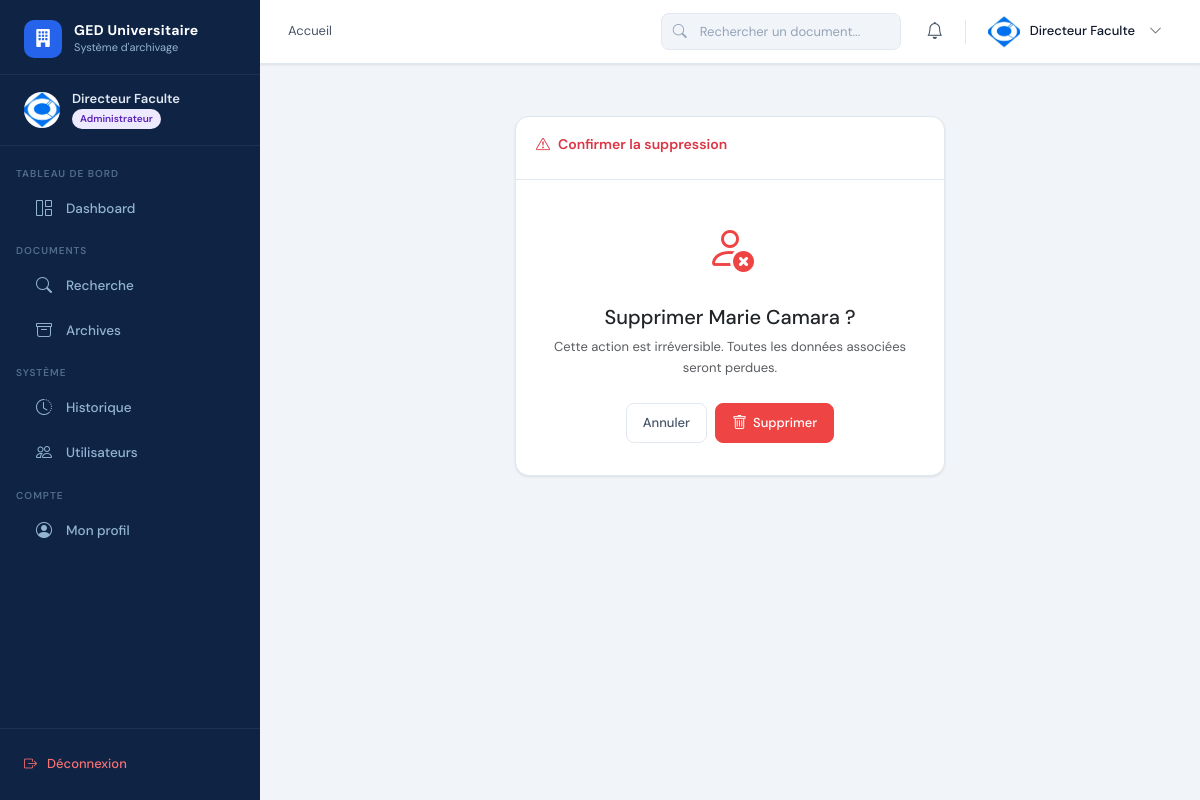
Screenshot of /utilisateurs/3/supprimer/ (signed in) with the database file from the repository.
### apps/accounts/models.py (models this page shows, shortened)
class User(AbstractUser):
    ROLE_CHOICES = [
        ('administrateur', 'Administrateur'),
        ('archiviste', 'Archiviste'),
    ]
    role = models.CharField(max_length=20, choices=ROLE_CHOICES, default='archiviste')
    photo = models.ImageField(upload_to='photos/', blank=True, null=True)
    telephone = models.CharField(max_length=20, blank=True)
    departement = models.CharField(max_length=100, blank=True)
    is_active = models.BooleanField(default=True)
    created_at = models.DateTimeField(auto_now_add=True)
    updated_at = models.DateTimeField(auto_now=True)
    def is_admin(self):
        return self.role == 'administrateur'
    class Meta:
        verbose_name = 'Utilisateur'
        verbose_name_plural = 'Utilisateurs'

### apps/accounts/views.py (the view)
# urls.py: path('utilisateurs/<int:pk>/supprimer/', views.supprimer_utilisateur, name='supprimer_utilisateur'),
@login_required
def supprimer_utilisateur(request, pk):
    if not request.user.is_admin():
        from django.core.exceptions import PermissionDenied
        raise PermissionDenied
    user = get_object_or_404(User, pk=pk)
    if request.method == 'POST':
        username = user.username
        user.delete()
        Historique.objects.create(utilisateur=request.user, action='suppression_utilisateur', description=f'Suppression du compte {username}')
        messages.success(request, 'Utilisateur supprimé.')
        return redirect('gestion_utilisateurs')
    return render(request, 'archiviste/utilisateur_confirm_delete.html', {'user_del': user})

### templates/archiviste/utilisateur_confirm_delete.html (shortened to what this page needs)
{% extends 'base.html' %}
{% block content %}
<div class="row justify-content-center mt-4">
  <div class="col-12 col-md-6">
    <div class="card">
      <div class="card-header"><span class="card-title text-danger"><i class="bi bi-exclamation-triangle me-2"></i>Confirmer la suppression</span></div>
      <div class="card-body text-center" style="padding:32px;">
        <div style="font-size:48px;color:#ef4444;margin-bottom:16px;"><i class="bi bi-person-x"></i></div>
        <h5 style="margin-bottom:8px;">Supprimer {{ user_del.get_full_name|default:user_del.username }} ?</h5>
        <p class="text-muted text-sm">Cette action est irréversible. Toutes les données associées seront perdues.</p>
        <div class="d-flex gap-2 justify-content-center mt-4">
          <a href="{% url 'gestion_utilisateurs' %}" class="btn btn-outline">Annuler</a>
          <form method="post" style="display:inline;">{% csrf_token %}<button type="submit" class="btn btn-danger"><i class="bi bi-trash"></i> Supprimer</button></form>
        </div>
      </div>
    </div>
  </div>
</div>
{% endblock %}

### templates/base.html (shortened to what this page needs)
<!DOCTYPE html>
<html lang="fr">
<head>
  {% load static %}
  <link rel="stylesheet" href="https://cdn.jsdelivr.net/npm/bootstrap@5.3.2/dist/css/bootstrap.min.css">
  <link rel="stylesheet" href="https://cdn.jsdelivr.net/npm/bootstrap-icons@1.11.3/font/bootstrap-icons.min.css">
  <link rel="stylesheet" href="{% static 'css/main.css' %}">
</head>
<body>
<aside class="sidebar" id="sidebar">
  <a href="{% url 'dashboard' %}" class="sidebar-logo">
    <div class="sidebar-logo-icon"><i class="bi bi-building-fill"></i></div>
    <div class="sidebar-logo-text">
      <div class="brand">GED Universitaire</div>
      <div class="sub">Système d'archivage</div>
    </div>
  </a>
  <div class="sidebar-user">
    <div class="sidebar-user-avatar">
      {% if user.photo %}<img src="{{ user.photo.url }}" alt="">
      {% else %}{{ user.first_name|first|upper }}{{ user.last_name|first|upper }}
      {% endif %}
    </div>
    <div>
      <div class="sidebar-user-name">{{ user.get_full_name|default:user.username }}</div>
      <div class="sidebar-user-role">
        <span class="sidebar-badge {% if user.is_admin %}badge-admin{% else %}badge-archiviste{% endif %}">
          {{ user.get_role_display }}
        </span>
      </div>
    </div>
  </div>
  <nav class="sidebar-nav">
    {% if user.is_admin %}
      <div class="sidebar-section"><div class="sidebar-section-title">Tableau de bord</div></div>
      <a href="{% url 'dashboard' %}" class="sidebar-link {% if request.resolver_match.url_name == 'dashboard' %}active{% endif %}">
        <i class="bi bi-grid-1x2"></i> Dashboard
      </a>
      <div class="sidebar-section"><div class="sidebar-section-title">Documents</div></div>
      <a href="{% url 'recherche_documents' %}" class="sidebar-link {% if request.resolver_match.url_name == 'recherche_documents' %}active{% endif %}">
        <i class="bi bi-search"></i> Recherche
      </a>
      <a href="{% url 'consultation_archives' %}" class="sidebar-link {% if request.resolver_match.url_name == 'consultation_archives' %}active{% endif %}">
        <i class="bi bi-archive"></i> Archives
      </a>
      <div class="sidebar-section"><div class="sidebar-section-title">Système</div></div>
      <a href="{% url 'historique_systeme' %}" class="sidebar-link {% if request.resolver_match.url_name == 'historique_systeme' %}active{% endif %}">
        <i class="bi bi-clock-history"></i> Historique
      </a>
      <a href="{% url 'gestion_utilisateurs' %}" class="sidebar-link {% if request.resolver_match.url_name == 'gestion_utilisateurs' %}active{% endif %}">
        <i class="bi bi-people"></i> Utilisateurs
      </a>
    {% endif %}
    <div class="sidebar-section"><div class="sidebar-section-title">Compte</div></div>
    <a href="{% url 'profil' %}" class="sidebar-link {% if request.resolver_match.url_name == 'profil' %}active{% endif %}">
      <i class="bi bi-person-circle"></i> Mon profil
    </a>
  </nav>
  <div class="sidebar-footer">
    <a href="{% url 'deconnexion' %}" class="sidebar-logout">
      <i class="bi bi-box-arrow-right"></i> Déconnexion
    </a>
  </div>
</aside>
<div class="main-wrapper">
  <header class="top-navbar">
    <div class="navbar-breadcrumb">
      <nav aria-label="breadcrumb">
        <ol class="breadcrumb">
          <li class="breadcrumb-item"><a href="{% url 'dashboard' %}">Accueil</a></li>
        </ol>
      </nav>
    </div>
    <div class="navbar-search d-none d-md-flex">
      <i class="bi bi-search search-icon"></i>
      <form action="{% url 'recherche_documents' %}" method="get">
        <input type="text" name="q" placeholder="Rechercher un document..." class="form-control">
      </form>
    </div>
    <div class="navbar-actions">
      <div class="dropdown">
        <button class="navbar-btn position-relative" data-bs-toggle="dropdown" aria-expanded="false">
          <i class="bi bi-bell"></i>
        </button>
      </div>
      <div class="dropdown">
        <div class="navbar-user" data-bs-toggle="dropdown" style="cursor:pointer;">
          <div class="navbar-user-avatar">
            {% if user.photo %}<img src="{{ user.photo.url }}" alt="">
            {% else %}{{ user.first_name|first|upper }}{{ user.last_name|first|upper }}
            {% endif %}
          </div>
          <span class="navbar-user-name d-none d-lg-block">{{ user.get_full_name|default:user.username }}</span>
          <i class="bi bi-chevron-down text-sm text-muted d-none d-lg-block ms-1"></i>
        </div>
      </div>
    </div>
  </header>
  <main class="content-area">
    {% block content %}{% endblock %}
  </main>
</div>
</body>
</html>

### rows the page displays
User: photo (picture), get_full_name "Directeur Faculte", role "Administrateur"
User: get_full_name "Marie Camara"
